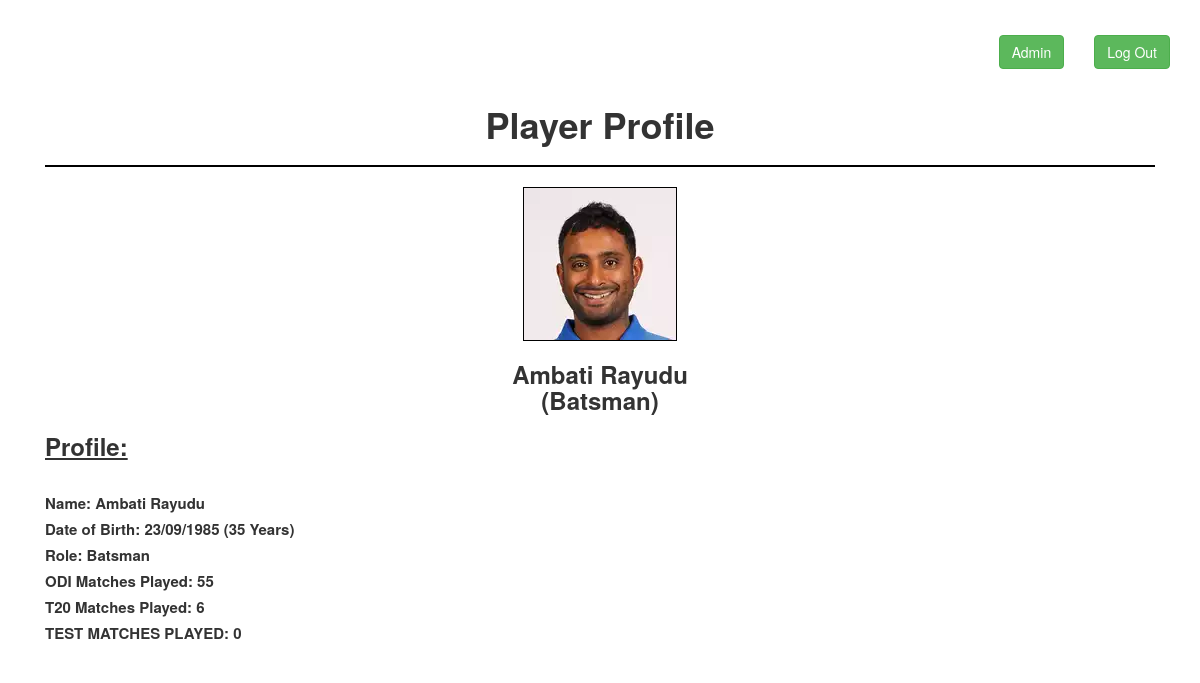
The page /home/India/Ambati Rayudu (signed in) on the database its author committed.
### Application/models.py (models this page shows)
class player_stats(db.Model):
    id = db.Column(db.Integer(), primary_key=True)
    name = db.Column(db.String(100), nullable=False)
    country = db.Column(db.String(100), nullable=False)
    date_of_birth = db.Column(db.String(100), nullable=False)
    age = db.Column(db.String(100), nullable=False)
    image = db.Column(db.String(100), nullable=False)
    role = db.Column(db.String(100), nullable=False)
    test_matches = db.Column(db.String(100), nullable=False)
    odi_matches = db.Column(db.String(100), nullable=False)
    t20_matches = db.Column(db.String(100), nullable=False)

### Application/routes.py (the view)
@app.route('/home/<team_name>/<player_name>', methods=['GET', 'POST'])
def player_profile(team_name, player_name):
    if current_user.is_authenticated:
        player = player_stats.query.filter_by(country=team_name).filter_by(name=player_name).first()
        title = f'{team_name}-{player_name}'
        return render_template('player.html', title=title, player=player)
    else:
        flash("Please Login To Continue....")

### Application/models.py (called while the page is built)
@login_manager.user_loader
def load_user(user_id):
    return User.query.get(int(user_id))

### Application/Templates/player.html (shortened to what this page needs)
{% extends 'base.html' %}
{% block content %}
<div class="container">
    <h1 style="text-align:center"><b>Player Profile</b></h1>
    <hr style="border:1px solid black; background-color:black">
    <center>
        <img src="{{ player.image }}.webp" style="border: 1px solid black">
        <h3><b>{{ player.name }}<br>
        ({{player.role}})</b></h3>
    </center>
    <h3 style="text-decoration:underline"><b>Profile:</b></h3>
    <br>
    <p style="font-size:15px; line-height:25px">
        <b>Name:  {{ player.name }}</b><br>
        <b>Date of Birth:  {{ player.date_of_birth }} ({{player.age}} Years)</b> <br>
        <b>Role:  {{ player.role }}</b><br>
        <b>ODI Matches Played:  {{ player.odi_matches }}</b><br>
        <b>T20 Matches Played:  {{ player.t20_matches }}</b><br>
        <b>TEST MATCHES PLAYED:  {{ player.test_matches }}</b>
    </p>
</div>
{% endblock %}

### rows shown on the page
player_stats: image (picture), name "Ambati Rayudu", role "Batsman", date_of_birth "23/09/1985", age "35", odi_matches "55", t20_matches "6", test_matches "0"
